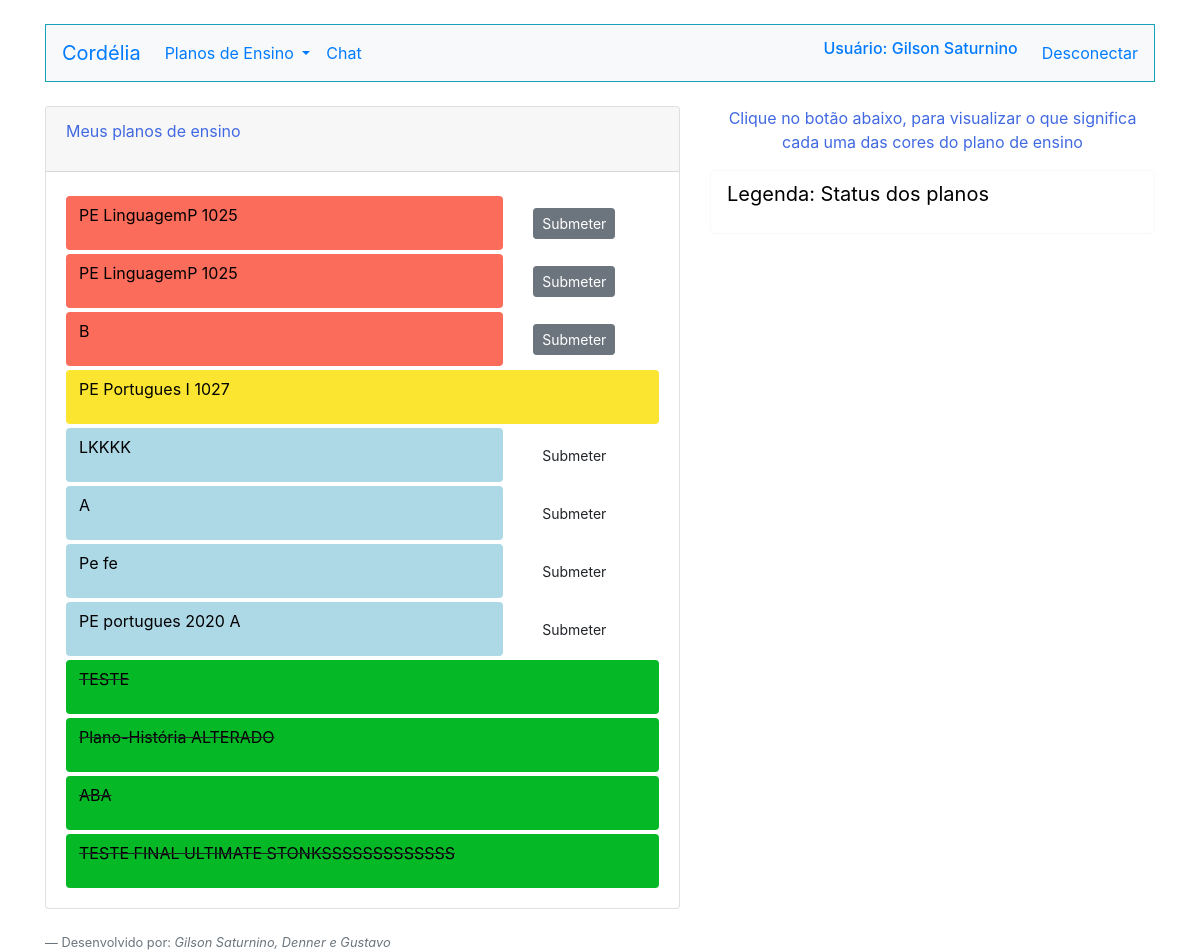
Page /ListarPlano.php (signed in) on the earlier database version.
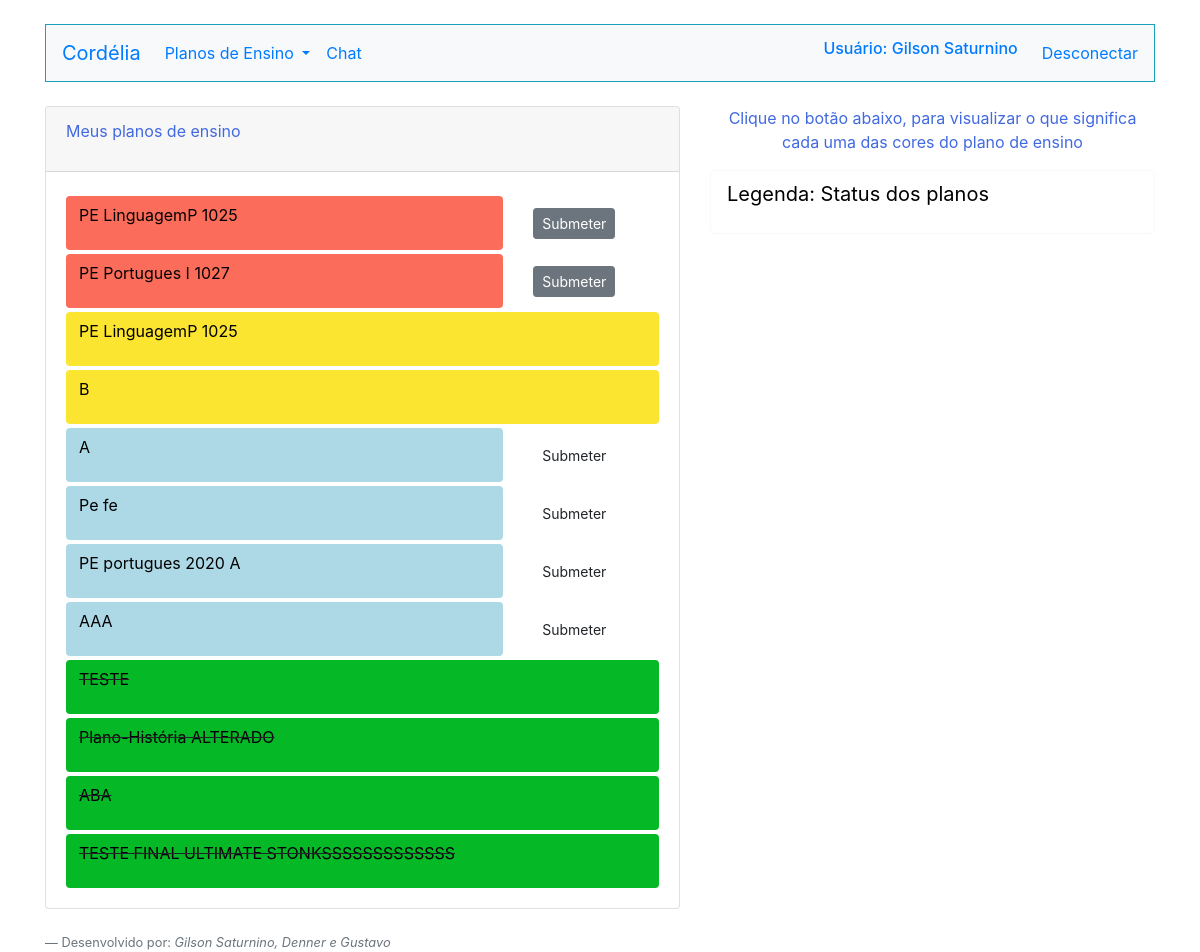
Same page on the later database version.
### tables this page shows
CREATE TABLE `planos` (
  `id_plano` int(11) NOT NULL,
  `nome_plano` varchar(255) NOT NULL,
  `nome_docente` varchar(255) NOT NULL,
  `campus` varchar(255) NOT NULL,
  `anoSemestre` varchar(255) NOT NULL,
  `curso_plano` varchar(255) NOT NULL,
  `periodoC_plano` int(11) NOT NULL,
  `nomeDisc_plano` varchar(255) NOT NULL,
  `carga_plano` int(11) NOT NULL,
  `semanas_plano` int(11) NOT NULL,
  `aulasT_plano` int(11) NOT NULL,
  `aulasP_plano` int(11) NOT NULL,
  `aulasL_plano` int(11) NOT NULL,
  `laboratorio` int(11) NOT NULL,
  `ementa_plano` varchar(255) NOT NULL,
  `objetivosG_plano` varchar(255) NOT NULL,
  `objetivosE_plano` varchar(255) NOT NULL,
  `aprendizagem` varchar(255) NOT NULL,
  `referencias_plano` varchar(255) NOT NULL,
  `complementares` varchar(255) NOT NULL,
  `p1_primeiro` date NOT NULL,
  `p2_primeiro` date NOT NULL,
  `p1_segundo` date NOT NULL,
  `p2_segundo` date NOT NULL,
  `situacao` varchar(255) NOT NULL,
  `comentario` varchar(255) NOT NULL
);

### ListarPlano.php (the view, shortened to what the changed rows need)
<!DOCTYPE html>
<html lang="en">
<head>
    <link rel="stylesheet" href="https://stackpath.bootstrapcdn.com/bootstrap/4.3.1/css/bootstrap.min.css"
>
</head>
<body >
    <div class="container">
        <?php
        require_once("Cabecalho.php");
        require_once("Conexao.php");
        if($_SESSION["perfil"]=="Docente"){
        $sql = "select id_plano,nome_plano,situacao from planos where nome_docente=? ORDER BY situacao";
        $sqlprep = $conexao->prepare($sql);
        $sqlprep->bind_param("s",$_SESSION["nome"]);
        $sqlprep->execute();
        $resultadoSql = $sqlprep->get_result();
        $vetorUmregistro = mysqli_fetch_assoc($resultadoSql);
        $vetorTodosregistro = array();
        while($vetorUmregistro != null){
            array_push($vetorTodosregistro, $vetorUmregistro);
            $vetorUmregistro = mysqli_fetch_assoc($resultadoSql);
            }
        ?>
        <div class="row">
            <div class="col-md-7 mt-4">
                <div class="card">
                    <div class="card-body">
                    <div class="list-group">
                        <?php foreach ($vetorTodosregistro as $umRegistro){
                    if($umRegistro["situacao"]=="Novo"){
                    ?>
                        <div class="row">
                        <div class="col-md-9 mt-1">
                               <form action="ValidacaoPlano.php" method="POST">
                                <button type="submit" class=" btn w-100" style="background-color:#ADD8E6;"><p id="plano" class="text-left"><?= $umRegistro["nome_plano"]; ?></p></button>
                               </form>
                        </div>
                        <div class="col-md-3 mt-3">
                                <form action="PlanoCorrecao.php" method="POST">
                                <button  type="submit" class="btn btn-sm">Submeter</button>
                            </form>
                            </div>
                        </div>
                        <?php }if($umRegistro["situacao"]=="CorrigirColegiado"){ ?>
                           <div class="mt-1">
                               <form action="ValidacaoPlano.php" method="POST">
                                <button  type="submit" class="btn w-100" style="background-color:#fbe531"><p id="plano" class="text-left"><?= $umRegistro["nome_plano"]; ?></p></button>
                               </form>
                            </div>
                        <?php }if($umRegistro["situacao"]=="Aguardando"){ ?>
                        <div class="row">
                        <div class="col-md-9 mt-1">
                               <form action="ValidacaoPlano.php" method="POST">
                                <button type="submit" class=" btn w-100" style="background-color:#fc6c5a"><p id="plano" class="text-left"><?= $umRegistro["nome_plano"]; ?></p></button>
                               </form>
                        </div>
                        <div class="col-md-3 mt-3">
                                <form action="PlanoCorrecao.php" method="POST">
                                <button  type="submit" class="btn btn-secondary btn-sm">Submeter</button>
                            </form>
                            </div>
                        </div>
                        <?php }if($umRegistro["situacao"]=="Sucesso"){ ?>
                            <div class="mt-1">
                            <form action="ValidacaoPlano.php" method="POST">
                                <button type="submit" class="btn w-100" style="background-color:#04b826;"><strike><p id="plano" class="text-left"><?= $umRegistro["nome_plano"]; ?></p></button></strike>
                               </form>
                           </div>
                        <?php }
        } ?>
                    </div>
                    </div>
                </div>
            </div>
            <?php }if(($_SESSION["perfil"]=="Pedagogo")||($_SESSION["perfil"]=="Discente do Colegiado")||($_SESSION["perfil"]=="Coordenador")||($_SESSION["perfil"]=="Docente do Colegiado")||($_SESSION["perfil"]=="Tecnico do Colegiado")){
        $validacao="Novo";
        $sql = "select id_plano,nome_plano,situacao from planos where situacao!=? ORDER BY situacao ";
        $sqlprep = $conexao->prepare($sql);
        $sqlprep->bind_param("s",$validacao);
        $sqlprep->execute();
        $resultadoSql = $sqlprep->get_result();
        $vetorUmregistro = mysqli_fetch_assoc($resultadoSql);
        $vetorTodosregistro = array();
        while($vetorUmregistro != null){
            array_push($vetorTodosregistro, $vetorUmregistro);
            $vetorUmregistro = mysqli_fetch_assoc($resultadoSql);
            }
        ?>
        <div class="row">
            <div class="col-md-7 mt-4">
                <div class="card">
                    <div class="card-header">
                        <p>Planos de Ensino dos docentes</p>
                    </div>
                    <div class="card-body">
                    <div class="list-group">
                        <?php foreach ($vetorTodosregistro as $umRegistro){
                    if($umRegistro["situacao"]=="CorrigirColegiado"){ ?>
                           <div class="mt-1">
                               <form action="ValidacaoPlano.php" method="POST">
                               <input type="hidden" name="id_plan" value="<?= $umRegistro["id_plano"]; ?>">
                                <button  type="submit" class="btn w-100" style="background-color:#fbe531"><p id="plano" class="text-left"><?= $umRegistro["nome_plano"]; ?></p></button>
                               </form>
                            </div>
                        <?php }if($umRegistro["situacao"]=="Sucesso"){ ?>
                            <div class="mt-1">
                            <form action="ValidacaoPlano.php" method="POST">
                               <input type="hidden" name="id_plan" value="<?= $umRegistro["id_plano"]; ?>">
                                <button type="submit" class="btn w-100" style="background-color:#04b826;"><strike><p id="plano" class="text-left"><?= $umRegistro["nome_plano"]; ?></p></strike></button>
                               </form>
                           </div>
                        <?php }
                    } ?>
                    </div>
                    </div>
                </div>
            </div>
        <?php } ?>
    <?php require_once("Footer.php");?>
        </div>
    </div>
</body>
</html>

Differences in the rows shown:
no longer on this page (row edited): planos: nome_plano "LKKKK"
changed planos "PE Portugues I 1027": situacao "CorrigirColegiado" → "Aguardando" (drawn); moves up the list
changed planos (number 3 of 12 on the later page): situacao "Aguardando" → "CorrigirColegiado" (drawn)
changed planos (number 4 of 12 on the later page): situacao "Aguardando" → "CorrigirColegiado" (drawn)
added planos: nome_plano "AAA"
